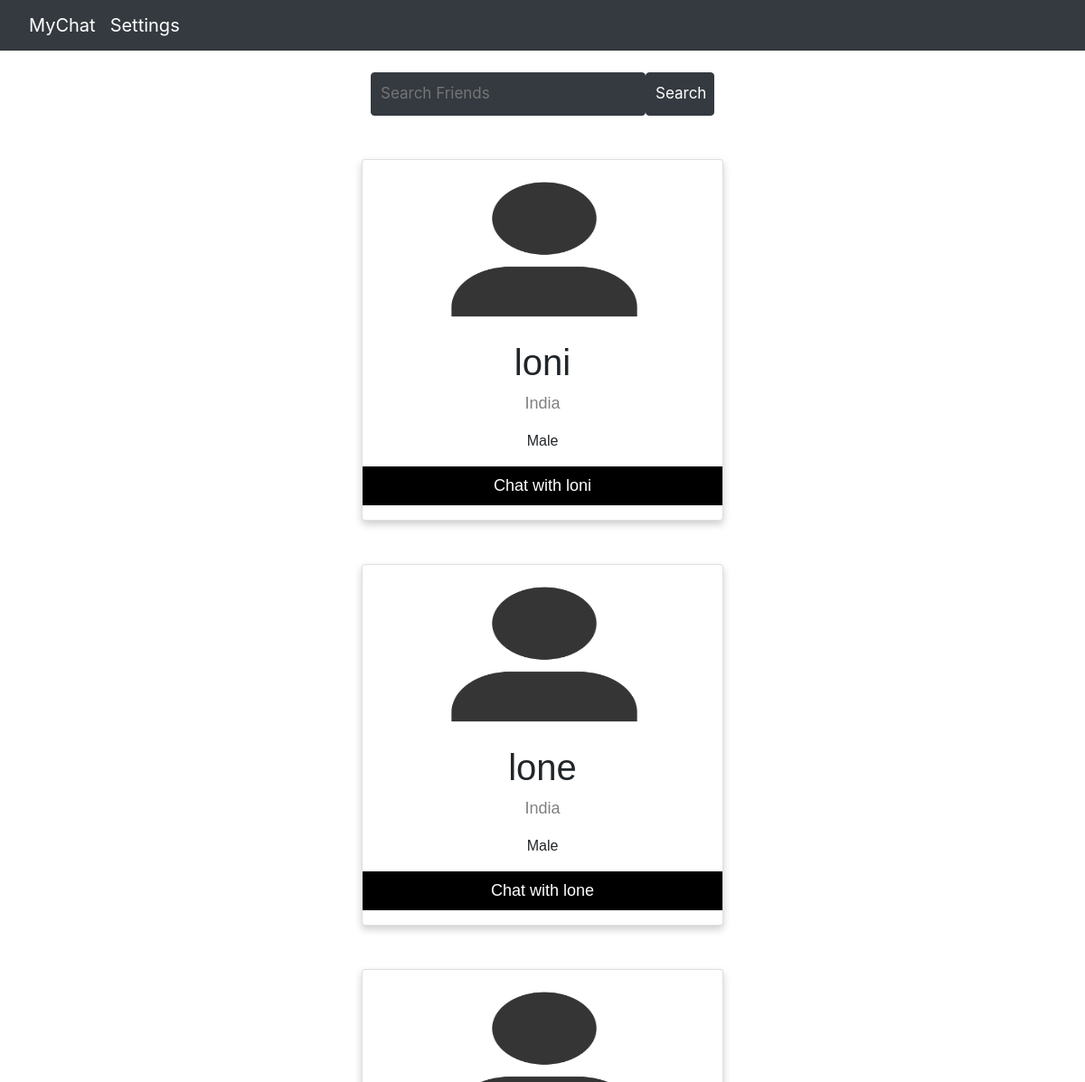
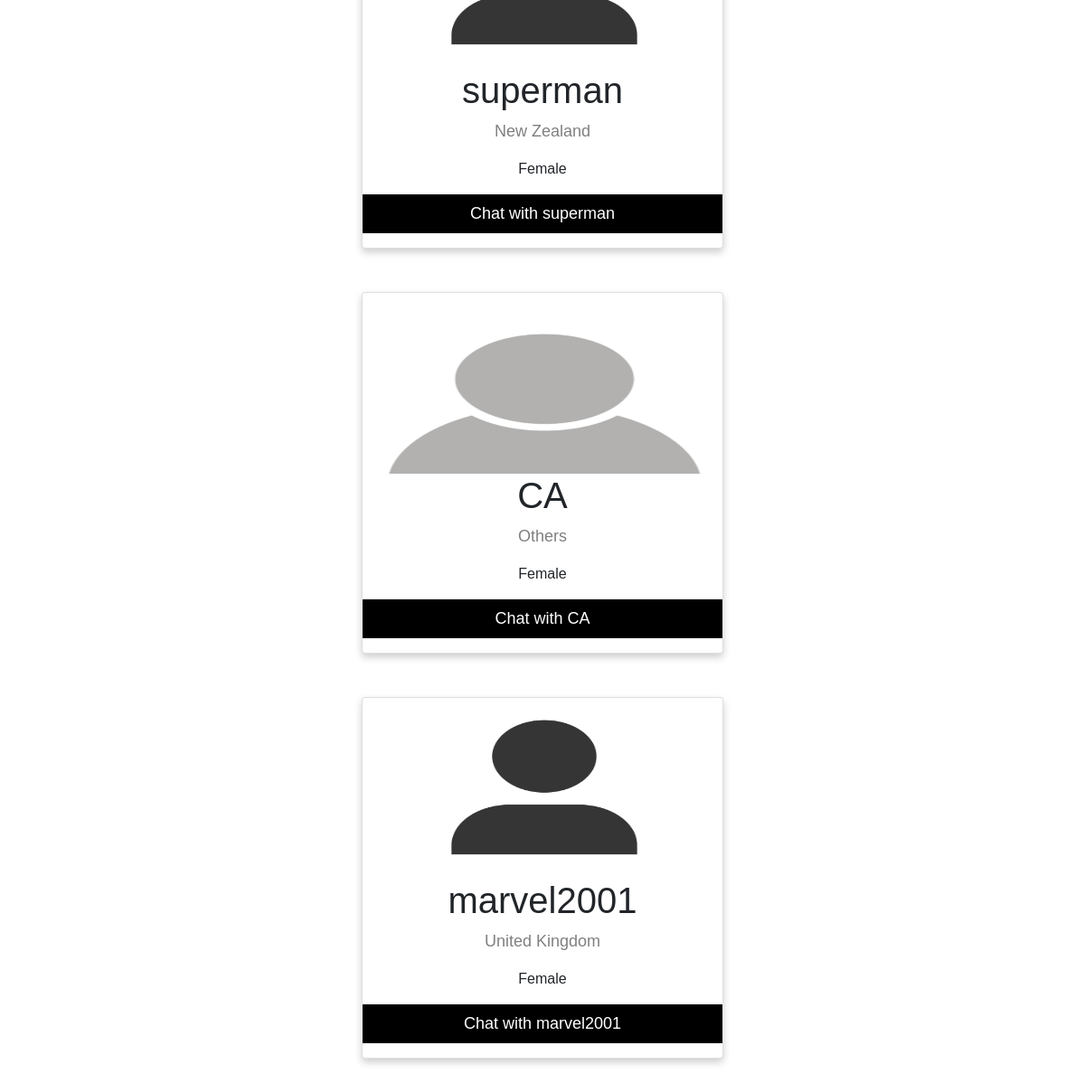
Screenshot of /mychat/include/find_friends.php (signed in) with the database file from the repository (2 pictures, top to bottom).
### tables this page shows
CREATE TABLE `users` (
  `user_id` int(11) NOT NULL,
  `user_name` varchar(100) NOT NULL,
  `user_pass` varchar(100) NOT NULL,
  `user_email` varchar(100) NOT NULL,
  `user_profile` varchar(255) NOT NULL,
  `user_country` text NOT NULL,
  `user_gender` text NOT NULL,
  `forgotten_answer` varchar(100) NOT NULL,
  `log_in` varchar(7) NOT NULL
);

### mychat/include/find_friends_function.php (the view, shortened to what this page needs)
<?php
$con = mysqli_connect("localhost", "root", "", "mychat") or die("Connection was not established");
    function search_user(){
        global $con;
        if (isset($_GET['search_btn'])) {
            $search_query = htmlentities($_GET['search_query']);
            $get_user = "SELECT * FROM users WHERE user_name LIKE '%$search_query%' OR user_country LIKE '%$search_query%'";
        } else {
            $get_user = "SELECT * FROM users ORDER BY user_country, user_name DESC LIMIT 5";
        }
        $run_user = mysqli_query($con, $get_user);
        while ($row_user=mysqli_fetch_array($run_user)) {
            $user_name = $row_user['user_name'];
            $user_profile = $row_user['user_profile'];
            $country  =$row_user['user_country'];
            $gender = $row_user['user_gender'];
            echo "
                <div class='card'>
                    <img src='../$user_profile'>
                    <h1>$user_name</h1>
                    <p class='title'>$country</p>
                    <p>$gender</p>
                    <form method='post'>
                        <p><button name='add'>Chat with $user_name</button></p>
                    </form>
                </div><br><br>
            ";
        }
    }
?>

### mychat/include/find_friends.php (shortened to what this page needs)
<!DOCTYPE html>
<?php
include("find_friends_function.php");
if (!isset($_SESSION['user_email'])) {
	header("location: signin.php");
}
else	{ ?>
<html>
    <head>
        <link rel="stylesheet" href="https://maxcdn.bootstrapcdn.com/bootstrap/4.1.3/css/bootstrap.min.css">
        <link rel="stylesheet" type="text/css" href="../css/find_people.css">
    </head>
    <body>
        <nav class="navbar navbar-expand-sm bg-dark navbar-dark">
            <a class="navbar-brand" href="#">
                <?php
                    $user = $_SESSION['user_email'];
                    $get_user = "SELECT * FROM users WHERE user_email='$user'";
                    $run_user = mysqli_query($con, $get_user);
                    $row = mysqli_fetch_array($run_user);
                    $user_name = $row['user_name'];
                    echo " <a class='navbar-brand' href='../home.php?user_name=$user_name'>MyChat</a>";
                ?>
            </a>
            <ul class="navbar-nav">
                <li><a style="color: white; text-decoration: none; font-size: 20px;" href="../account_settings.php">Settings</a></li>
            </ul>
        </nav><br>
        <div class="row">
            <div class="col-sm-4">
            </div>
            <div class="col-sm-4">
                <form class="search_form" action="">
                    <input type="text" name="search_query" placeholder="Search Friends" autocomplete="off" required>
                    <button class="btn" type="submit" name="search_btn">Search</button>
                </form>
            </div>
            <div class="col-sm-4">
            </div>
        </div><br><br>
        <?php search_user(); ?>
    </body>
</html>
<?php } ?>

### mychat/css/find_people.css (style rules this page uses)
body { overflow-x: hidden; }
.card { box-shadow: 0 4px 8px 0 rgba(0, 0, 0, 0.2); max-width: 400px; margin: auto; text-align: center; font-family: arial; }
.card img { height: 200px; }
.title { color: gray; font-size: 18px; }
button { border: none; outline: 0; display: inline-block; padding: 8px; color: white; background-color: #000; text-align: center; cursor: pointer; width: 100%; font-size: 18px; }
a { text-decoration: none; font-size: 22px; color: black; }
form.search_form input[type=text] { padding: 10px; font-size: 17px; border-radius: 4px; border: 1px solid #343A40 !important; float: left; width: 80%; color: white; background: #343A40 !important; }
form.search_form button { float: right; width: 20%; padding: 10px; font-size: 17px; border: 1px solid #343A40 !important; border-left: none; cursor: pointer; background-color: #343A40 !important; }

### rows the page displays
users: user_profile (picture), user_name "loni", user_country "India", user_gender "Male"
users: user_profile (picture), user_name "lone", user_country "India", user_gender "Male"
users: user_profile (picture), user_name "superman", user_country "New Zealand", user_gender "Female"
users: user_profile (picture), user_name "CA", user_country "Others", user_gender "Female"
users: user_profile (picture), user_name "marvel2001", user_country "United Kingdom", user_gender "Female"
